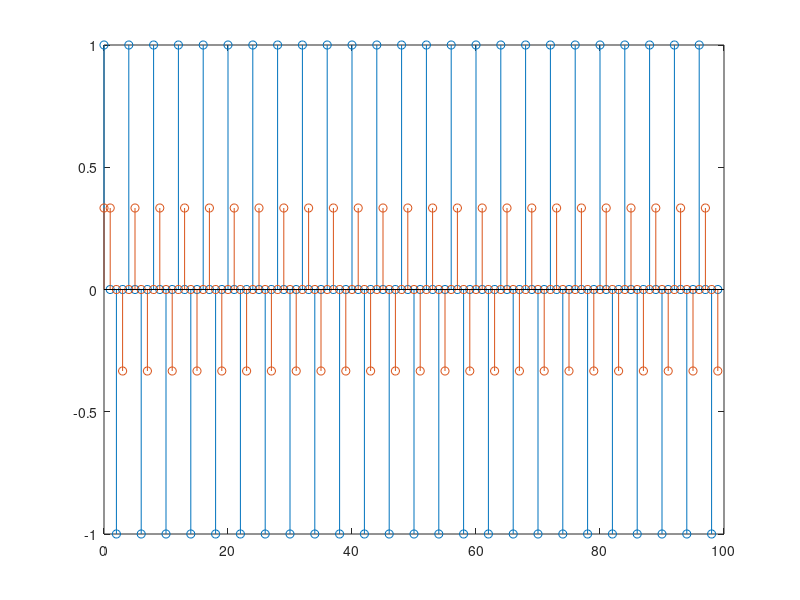

Here is the MATLAB script that generated this plot:
clc; clear all; close all;

N = 100;
n = 0:N-1;
x = cos(pi/2*n);

figure
stem(n, x)

y = filter([1 1 1]./3, [1], x);

hold on

% prechodovy jev - je tam u y
% je to takovy trhnuti
stem (n, y)